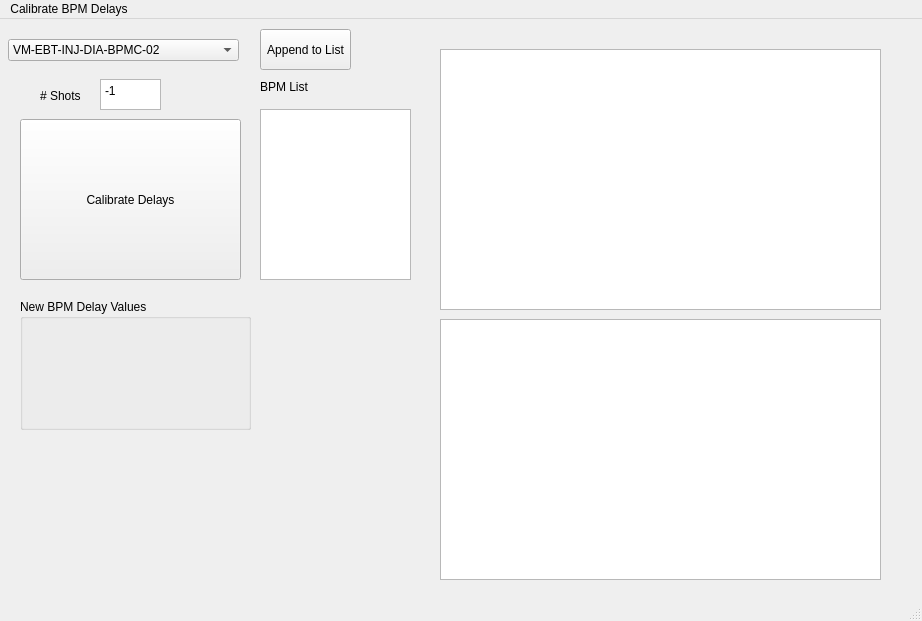
<?xml version="1.0" encoding="UTF-8"?>
<ui version="4.0">
 <class>MainWindow</class>
 <widget class="QMainWindow" name="MainWindow">
  <property name="geometry">
   <rect>
    <x>0</x>
    <y>0</y>
    <width>922</width>
    <height>621</height>
   </rect>
  </property>
  <property name="windowTitle">
   <string>MainWindow</string>
  </property>
  <widget class="QWidget" name="centralwidget">
   <widget class="QPushButton" name="pushButton">
    <property name="geometry">
     <rect>
      <x>20</x>
      <y>100</y>
      <width>221</width>
      <height>161</height>
     </rect>
    </property>
    <property name="text">
     <string>Calibrate Delays</string>
    </property>
   </widget>
   <widget class="QPlainTextEdit" name="plainTextEdit_4">
    <property name="geometry">
     <rect>
      <x>100</x>
      <y>60</y>
      <width>61</width>
      <height>31</height>
     </rect>
    </property>
    <property name="plainText">
     <string>-1</string>
    </property>
   </widget>
   <widget class="QPushButton" name="pushButton_2">
    <property name="geometry">
     <rect>
      <x>260</x>
      <y>10</y>
      <width>91</width>
      <height>41</height>
     </rect>
    </property>
    <property name="text">
     <string>Append to List</string>
    </property>
   </widget>
   <widget class="QComboBox" name="comboBox">
    <property name="geometry">
     <rect>
      <x>8</x>
      <y>20</y>
      <width>231</width>
      <height>22</height>
     </rect>
    </property>
    <item>
     <property name="text">
      <string>VM-EBT-INJ-DIA-BPMC-02</string>
     </property>
    </item>
    <item>
     <property name="text">
      <string>VM-EBT-INJ-DIA-BPMC-04</string>
     </property>
    </item>
    <item>
     <property name="text">
      <string>VM-EBT-INJ-DIA-BPMC-06</string>
     </property>
    </item>
    <item>
     <property name="text">
      <string>VM-EBT-INJ-DIA-BPMC-08</string>
     </property>
    </item>
    <item>
     <property name="text">
      <string>VM-EBT-INJ-DIA-BPMC-10</string>
     </property>
    </item>
    <item>
     <property name="text">
      <string>VM-EBT-INJ-DIA-BPMC-12</string>
     </property>
    </item>
   </widget>
   <widget class="QLabel" name="label_3">
    <property name="geometry">
     <rect>
      <x>40</x>
      <y>70</y>
      <width>46</width>
      <height>13</height>
     </rect>
    </property>
    <property name="text">
     <string># Shots</string>
    </property>
   </widget>
   <widget class="QPlainTextEdit" name="plainTextEdit">
    <property name="geometry">
     <rect>
      <x>260</x>
      <y>90</y>
      <width>151</width>
      <height>171</height>
     </rect>
    </property>
   </widget>
   <widget class="QLabel" name="label_5">
    <property name="geometry">
     <rect>
      <x>260</x>
      <y>60</y>
      <width>111</width>
      <height>16</height>
     </rect>
    </property>
    <property name="text">
     <string>BPM List</string>
    </property>
   </widget>
   <widget class="QGroupBox" name="groupBox">
    <property name="geometry">
     <rect>
      <x>20</x>
      <y>280</y>
      <width>231</width>
      <height>131</height>
     </rect>
    </property>
    <property name="title">
     <string>New BPM Delay Values</string>
    </property>
    <widget class="QLabel" name="label_4">
     <property name="geometry">
      <rect>
       <x>20</x>
       <y>20</y>
       <width>191</width>
       <height>101</height>
      </rect>
     </property>
     <property name="text">
      <string/>
     </property>
    </widget>
   </widget>
   <widget class="QGraphicsView" name="graphicsView">
    <property name="geometry">
     <rect>
      <x>440</x>
      <y>30</y>
      <width>441</width>
      <height>261</height>
     </rect>
    </property>
   </widget>
   <widget class="QGraphicsView" name="graphicsView_2">
    <property name="geometry">
     <rect>
      <x>440</x>
      <y>300</y>
      <width>441</width>
      <height>261</height>
     </rect>
    </property>
   </widget>
  </widget>
  <widget class="QMenuBar" name="menubar">
   <property name="geometry">
    <rect>
     <x>0</x>
     <y>0</y>
     <width>922</width>
     <height>21</height>
    </rect>
   </property>
   <widget class="QMenu" name="menuCalibrate_BPM_Delays">
    <property name="title">
     <string>Calibrate BPM Delays</string>
    </property>
   </widget>
   <addaction name="menuCalibrate_BPM_Delays"/>
  </widget>
  <widget class="QStatusBar" name="statusbar"/>
 </widget>
 <resources/>
 <connections/>
</ui>
